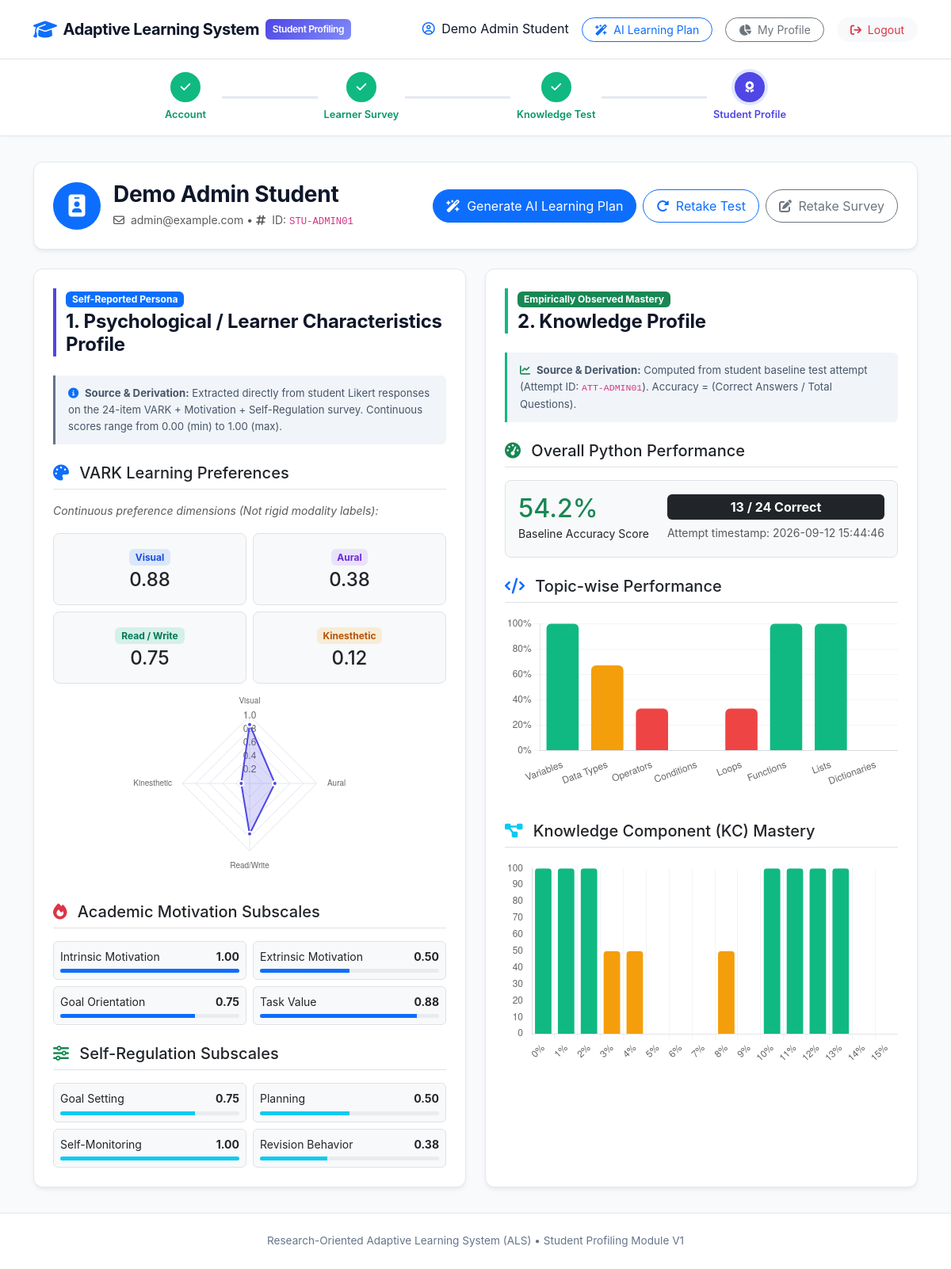
/profile (signed in), run on an earlier commit of the app's database.
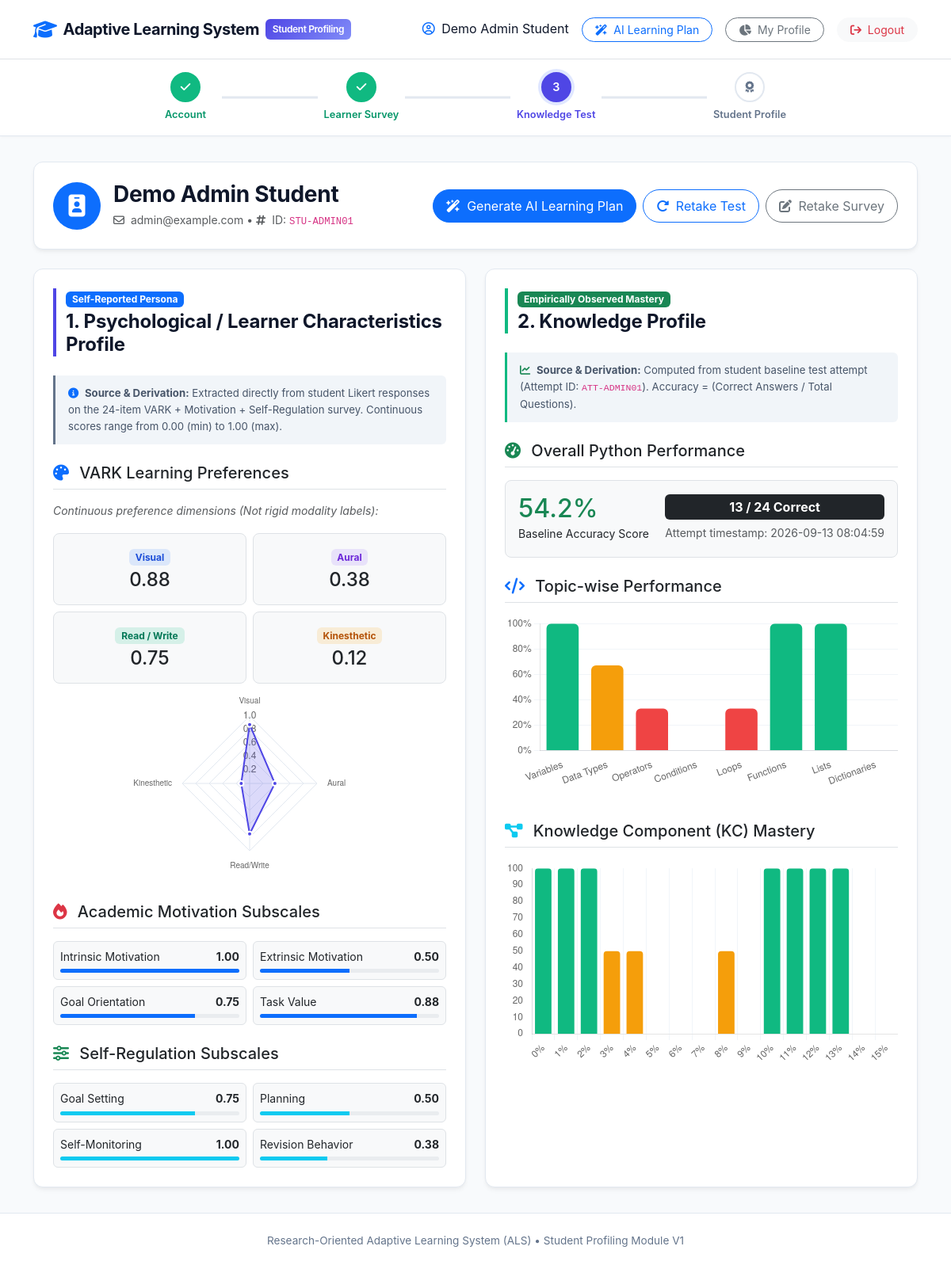
And on a later commit of the database.
### tables this page shows
CREATE TABLE student_knowledge_profile (
        profile_id INTEGER PRIMARY KEY AUTOINCREMENT,
        student_id TEXT NOT NULL,
        attempt_id TEXT NOT NULL,
        overall_performance REAL NOT NULL,
        topic_scores TEXT NOT NULL, -- JSON object {topic_id: score}
        kc_scores TEXT NOT NULL, -- JSON object {kc_id: score}
        calculated_at TIMESTAMP DEFAULT CURRENT_TIMESTAMP,
        FOREIGN KEY (student_id) REFERENCES students(student_id) ON DELETE CASCADE,
        FOREIGN KEY (attempt_id) REFERENCES baseline_attempts(attempt_id) ON DELETE CASCADE
    );

CREATE TABLE baseline_attempts (
        attempt_id TEXT PRIMARY KEY,
        student_id TEXT NOT NULL,
        started_at TIMESTAMP DEFAULT CURRENT_TIMESTAMP,
        completed_at TIMESTAMP,
        total_questions INTEGER NOT NULL DEFAULT 0,
        correct_count INTEGER NOT NULL DEFAULT 0,
        overall_score REAL NOT NULL DEFAULT 0.0,
        FOREIGN KEY (student_id) REFERENCES students(student_id) ON DELETE CASCADE
    );

### app.py (the view)
@app.route('/profile')
@login_required
def profile():
    student_id = session['student_id']
    conn = get_db()
    cursor = conn.cursor()
    cursor.execute("SELECT * FROM students WHERE student_id = ?;", (student_id,))
    student = cursor.fetchone()
    cursor.execute("SELECT * FROM student_psychological_profile WHERE student_id = ?;", (student_id,))
    psycho = cursor.fetchone()
    cursor.execute("""
        SELECT * FROM student_knowledge_profile
        WHERE student_id = ?
        ORDER BY calculated_at DESC LIMIT 1;
    """, (student_id,))
    knowledge = cursor.fetchone()
    attempt = None
    if knowledge:
        cursor.execute("SELECT * FROM baseline_attempts WHERE attempt_id = ?;", (knowledge['attempt_id'],))
        attempt = cursor.fetchone()
    cursor.execute("SELECT kc_id, kc_name FROM knowledge_components;")
    kc_names = {r['kc_id']: r['kc_name'] for r in cursor.fetchall()}
    conn.close()
    return render_template(
        'profile.html',
        student=dict(student),
        psycho=dict(psycho) if psycho else None,
        knowledge=dict(knowledge) if knowledge else None,
        attempt=dict(attempt) if attempt else None,
        kc_names=json.dumps(kc_names)
    )

### app.py (called while the page is built)
def login_required(f):
    from functools import wraps
    @wraps(f)
    def decorated_function(*args, **kwargs):
        if 'student_id' not in session:
            flash("Please log in to access this page.", "warning")
            return redirect(url_for('login'))
        return f(*args, **kwargs)
    return decorated_function

@app.context_processor
def inject_step():
    return dict(current_step=session.get('current_step', 'intro'))

### db.py (called while the page is built)
def get_db():
    conn = sqlite3.connect(DB_PATH, timeout=30.0)
    conn.row_factory = sqlite3.Row
    conn.execute("PRAGMA foreign_keys = ON;")
    conn.execute("PRAGMA journal_mode = WAL;")
    return conn

### templates/profile.html (shortened to what the changed rows need)
{% extends "layout.html" %}
{% block content %}
<div class="py-2">
    <div class="row g-4">
        <div class="col-lg-6">
            <div class="card card-custom h-100 p-4">
                <div class="derivation-callout mb-4" style="border-left-color: #10b981;">
                    <i class="fa-solid fa-chart-line text-success me-1"></i>
                    <strong>Source & Derivation:</strong> Computed from student baseline test attempt (Attempt ID:
                    <code>{{ attempt.attempt_id if attempt else 'N/A' }}</code>). Accuracy = (Correct Answers / Total
                    Questions).
                </div>
                {% if knowledge %}
                <div class="mb-4">
                    <h5 class="font-weight-bold text-slate-800 border-bottom pb-2 mb-3">
                        <i class="fa-solid fa-gauge-high text-success me-2"></i> Overall Python Performance
                    </h5>
                    <div class="p-3 border rounded-3 bg-light d-flex align-items-center justify-content-between">
                        <div>
                            <h2 class="font-weight-bold text-success mb-0">{{
                                "%.1f"|format(knowledge.overall_performance * 100) }}%</h2>
                            <span class="text-slate-500 small">Baseline Accuracy Score</span>
                        </div>
                        <div class="text-end">
                            <span class="badge bg-dark px-3 py-2 fs-6 mb-1 d-block">{{ attempt.correct_count }} / {{
                                attempt.total_questions }} Correct</span>
                            <span class="text-muted small">Attempt timestamp: {{ attempt.completed_at }}</span>
                        </div>
                    </div>
                </div>
                <div class="mb-4">
                    <h5 class="font-weight-bold text-slate-800 border-bottom pb-2 mb-3">
                        <i class="fa-solid fa-code text-primary me-2"></i> Topic-wise Performance
                    </h5>
                    <div style="height: 220px;" class="mb-3">
                        <canvas id="topicPerformanceChart"></canvas>
                    </div>
                </div>
                <div>
                    <h5 class="font-weight-bold text-slate-800 border-bottom pb-2 mb-3">
                        <i class="fa-solid fa-diagram-project text-info me-2"></i> Knowledge Component (KC) Mastery
                    </h5>
                    <div style="height: 260px;">
                        <canvas id="kcPerformanceChart"></canvas>
                    </div>
                </div>
                {% endif %}
            </div>
        </div>
    </div>
</div>
{% endblock %}
{% block scripts %}
<script>
    document.addEventListener('DOMContentLoaded', function () {
        const profileData = {
            psychological: {
                vark_visual: {{ psycho.vark_visual if psycho else 0.0 }},
                vark_aural: {{ psycho.vark_aural if psycho else 0.0 }},
                vark_read_write: {{ psycho.vark_read_write if psycho else 0.0 }},
                vark_kinesthetic: {{ psycho.vark_kinesthetic if psycho else 0.0 }},
                intrinsic_motivation: {{ psycho.intrinsic_motivation if psycho else 0.0 }},
                extrinsic_motivation: {{ psycho.extrinsic_motivation if psycho else 0.0 }},
                learning_goal_orientation: {{ psycho.learning_goal_orientation if psycho else 0.0 }},
                task_value: {{ psycho.task_value if psycho else 0.0 }},
                goal_setting: {{ psycho.goal_setting if psycho else 0.0 }},
                planning: {{ psycho.planning if psycho else 0.0 }},
                self_monitoring: {{ psycho.self_monitoring if psycho else 0.0 }},
                revision_behavior: {{ psycho.revision_behavior if psycho else 0.0 }}
            },
            knowledge: {
                overall_performance: {{ knowledge.overall_performance if knowledge else 0.0 }},
                topic_scores: {{ (knowledge.topic_scores if knowledge else '{}') | safe }},
                kc_scores: {{ (knowledge.kc_scores if knowledge else '{}') | safe }}
            },
            kc_names: {{ (kc_names if kc_names else '{}') | safe }}
        };
        renderStudentProfileCharts(profileData);
    });
</script>
{% endblock %}

### templates/layout.html (shortened to what the changed rows need)
<!DOCTYPE html>
<html lang="en">
<head>
    <link href="https://cdn.jsdelivr.net/npm/bootstrap@5.3.2/dist/css/bootstrap.min.css" rel="stylesheet">
    <link rel="stylesheet" href="https://cdnjs.cloudflare.com/ajax/libs/font-awesome/6.4.0/css/all.min.css">
    <link rel="stylesheet" href="{{ url_for('static', filename='css/style.css') }}">
</head>
<body>
    {% if session.get('student_id') and current_step %}
    <div class="stepper-wrapper">
        <div class="container">
            <div class="stepper">
                <div class="step-item {% if current_step in ['survey', 'knowledge_test', 'completed'] %}completed{% endif %} {% if current_step == 'intro' %}active{% endif %}">
                    <div class="step-circle">
                        {% if current_step in ['survey', 'knowledge_test', 'completed'] %}<i class="fa-solid fa-check"></i>{% else %}1{% endif %}
                    </div>
                    <div class="step-title">Account</div>
                </div>
                <div class="step-item {% if current_step in ['knowledge_test', 'completed'] %}completed{% endif %} {% if current_step == 'survey' %}active{% endif %}">
                    <div class="step-circle">
                        {% if current_step in ['knowledge_test', 'completed'] %}<i class="fa-solid fa-check"></i>{% else %}2{% endif %}
                    </div>
                    <div class="step-title">Learner Survey</div>
                </div>
                <div class="step-item {% if current_step == 'completed' %}completed{% endif %} {% if current_step == 'knowledge_test' %}active{% endif %}">
                    <div class="step-circle">
                        {% if current_step == 'completed' %}<i class="fa-solid fa-check"></i>{% else %}3{% endif %}
                    </div>
                    <div class="step-title">Knowledge Test</div>
                </div>
                <div class="step-item {% if current_step == 'completed' %}active{% endif %}">
                    <div class="step-circle">
                        <i class="fa-solid fa-award"></i>
                    </div>
                    <div class="step-title">Student Profile</div>
                </div>
            </div>
        </div>
    </div>
    {% endif %}
    <main class="container py-4">
        {% block content %}{% endblock %}
    </main>
    {% block scripts %}{% endblock %}
</body>
</html>

What changed in the data, as far as the page shows it:
changed baseline_attempts "ATT-ADMIN01": completed_at "2026-09-12 15:44:46" → "2026-09-13 08:04:59"
Also different on the page:
text now shown: "3"
